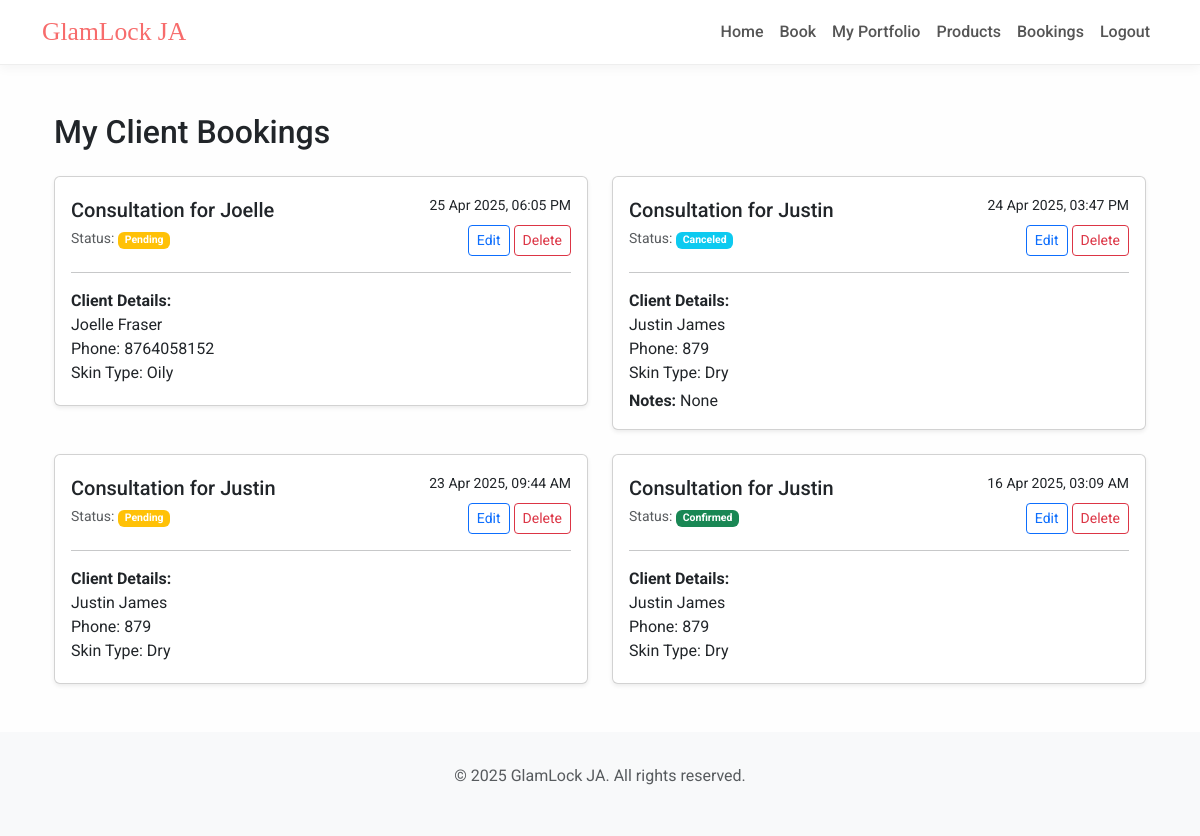
Page /bookings/artist-bookings (signed in) on the committed database.
### models/models.py (models this page shows, shortened)
class Booking(db.Model):
    __tablename__ = 'booking'
    id = db.Column(db.Integer, primary_key=True)
    user_id = db.Column(db.Integer, db.ForeignKey('users.id'))
    artist_id = db.Column(db.Integer, db.ForeignKey('artist.id'))
    service_type = db.Column(db.String(50))
    datetime = db.Column(db.DateTime, nullable=False)
    status = db.Column(db.String(20), default='pending')
    notes = db.Column(db.Text)
    client = db.relationship('User', foreign_keys=[user_id], back_populates='client_bookings')
    artist = db.relationship('Artist', foreign_keys=[artist_id], back_populates='artist_bookings')

class User(UserMixin, db.Model):
    __tablename__ = 'users'
    id = db.Column(db.Integer, primary_key=True)
    first_name = db.Column(db.String(50), nullable=False)
    last_name = db.Column(db.String(50), nullable=False)
    email = db.Column(db.String(120), unique=True, nullable=False)
    password_hash = db.Column(db.String(128), nullable=False)
    user_type = db.Column(db.String(20))
    created_at = db.Column(db.DateTime, default=datetime.utcnow)
    client_profile = db.relationship('Client', back_populates='user', uselist=False, cascade='all, delete-orphan')
    artist_profile = db.relationship('Artist', back_populates='user', uselist=False, cascade='all, delete-orphan')
    client_bookings = db.relationship('Booking', back_populates='client', lazy=True)

class Client(db.Model):
    id = db.Column(db.Integer, db.ForeignKey('users.id'), primary_key=True)
    phone = db.Column(db.String(20), nullable=False)
    skin_type = db.Column(db.String(50), nullable=False)
    preferences = db.Column(db.Text)
    user = db.relationship('User', back_populates='client_profile')
    events = db.relationship('Event', backref='client', lazy=True)

### operation/bookings/routes.py (the view)
@bookings_bp.route('/artist-bookings')
@login_required
def artist_bookings():
    if not hasattr(current_user, 'artist_profile'):
        abort(403)
    bookings = Booking.query.filter_by(
        artist_id=current_user.artist_profile.id
    ).order_by(Booking.datetime.desc()).all()
    return render_template('bookings/artist_bookings.html', bookings=bookings)

### templates/bookings/artist_bookings.html
{% extends "base.html" %}
{% block content %}
<div class="container mt-5">
  <h2 class="mb-4">My Client Bookings</h2>
  {% if bookings %}
    <div class="row g-4">
      {% for booking in bookings %}
      <div class="col-md-6">
        <div class="card shadow-sm">
          <div class="card-body">
            <div class="d-flex justify-content-between align-items-center mb-2">
              <div>
                <h5 class="card-title mb-1">{{ booking.service_type|title }} for {{ booking.client.first_name }}</h5>
                <small class="text-muted">
                  Status:
                  <span class="badge
                    {% if booking.status == 'pending' %}bg-warning
                    {% elif booking.status == 'confirmed' %}bg-success
                    {% elif booking.status == 'completed' %}bg-secondary
                    {% else %}bg-info{% endif %}">
                    {{ booking.status|title }}
                  </span>
                </small>
              </div>
              <div class="text-end">
                <small>{{ booking.datetime.strftime('%d %b %Y, %I:%M %p') }}</small>
                <div class="mt-2">
                  <a href="{{ url_for('bookings.edit_booking', booking_id=booking.id) }}" class="btn btn-sm btn-outline-primary">Edit</a>
                  <form method="POST" action="{{ url_for('bookings.delete_booking', booking_id=booking.id) }}" class="d-inline">
                    <button type="submit" class="btn btn-sm btn-outline-danger" onclick="return confirm('Are you sure?')">Delete</button>
                  </form>
                </div>
              </div>
            </div>
            <hr>
            <p class="mb-1"><strong>Client Details:</strong><br>
              {{ booking.client.first_name }} {{ booking.client.last_name }}<br>
              Phone: {{ booking.client.client_profile.phone }}<br>
              Skin Type: {{ booking.client.client_profile.skin_type }}
            </p>
            {% if booking.notes %}
            <p class="mb-0"><strong>Notes:</strong> {{ booking.notes }}</p>
            {% endif %}
          </div>
        </div>
      </div>
      {% endfor %}
    </div>
  {% else %}
    <div class="alert alert-info">
      No upcoming bookings.
    </div>
  {% endif %}
</div>
{% endblock %}

### templates/base.html (style rules this page uses)
body { font-family: 'Roboto', sans-serif; background-color: #fefefe; }

### rows in the picture
Booking: service_type "Consultation", client.first_name "Joelle", status "Pending", datetime "25 Apr 2025, 06:05 PM", client.last_name "Fraser", client.client_profile.phone "8764058152", client.client_profile.skin_type "Oily"
Booking: service_type "Consultation", client.first_name "Justin", status "Canceled", datetime "24 Apr 2025, 03:47 PM", client.last_name "James", client.client_profile.phone "879", client.client_profile.skin_type "Dry", notes "None"
Booking: service_type "Consultation", client.first_name "Justin", status "Pending", datetime "23 Apr 2025, 09:44 AM", client.last_name "James", client.client_profile.phone "879", client.client_profile.skin_type "Dry"
Booking: service_type "Consultation", client.first_name "Justin", status "Confirmed", datetime "16 Apr 2025, 03:09 AM", client.last_name "James", client.client_profile.phone "879", client.client_profile.skin_type "Dry"

### other values in the picture
{{ current_year or 2025 }} "2025"
